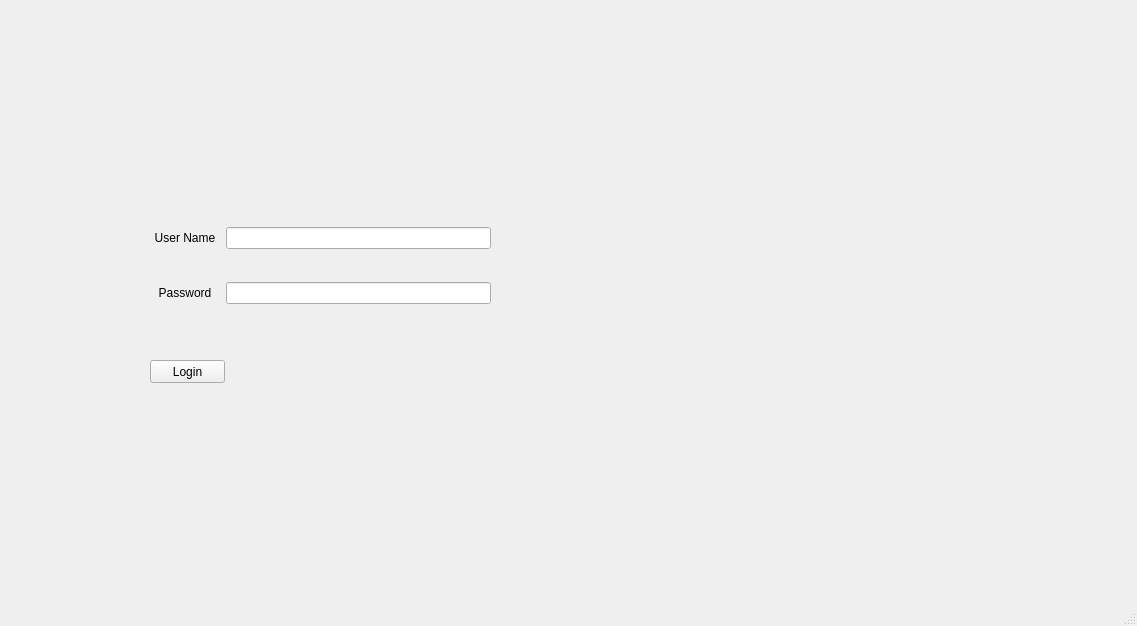
<?xml version="1.0" encoding="UTF-8"?>
<ui version="4.0">
 <class>MainWindow</class>
 <widget class="QMainWindow" name="MainWindow">
  <property name="geometry">
   <rect>
    <x>0</x>
    <y>0</y>
    <width>1137</width>
    <height>626</height>
   </rect>
  </property>
  <property name="windowTitle">
   <string>MainWindow</string>
  </property>
  <widget class="QWidget" name="centralwidget">
   <widget class="QPushButton" name="pushButton">
    <property name="geometry">
     <rect>
      <x>150</x>
      <y>360</y>
      <width>75</width>
      <height>23</height>
     </rect>
    </property>
    <property name="text">
     <string>Login</string>
    </property>
   </widget>
   <widget class="QWidget" name="">
    <property name="geometry">
     <rect>
      <x>150</x>
      <y>200</y>
      <width>341</width>
      <height>131</height>
     </rect>
    </property>
    <layout class="QVBoxLayout" name="verticalLayout">
     <item>
      <layout class="QHBoxLayout" name="horizontalLayout">
       <item>
        <widget class="QLabel" name="label">
         <property name="minimumSize">
          <size>
           <width>70</width>
           <height>0</height>
          </size>
         </property>
         <property name="text">
          <string>User Name</string>
         </property>
         <property name="alignment">
          <set>Qt::AlignCenter</set>
         </property>
        </widget>
       </item>
       <item>
        <widget class="QLineEdit" name="lineEdit"/>
       </item>
      </layout>
     </item>
     <item>
      <layout class="QHBoxLayout" name="horizontalLayout_2">
       <item>
        <widget class="QLabel" name="label_2">
         <property name="minimumSize">
          <size>
           <width>70</width>
           <height>0</height>
          </size>
         </property>
         <property name="text">
          <string>Password</string>
         </property>
         <property name="alignment">
          <set>Qt::AlignCenter</set>
         </property>
        </widget>
       </item>
       <item>
        <widget class="QLineEdit" name="lineEdit_2"/>
       </item>
      </layout>
     </item>
    </layout>
   </widget>
  </widget>
  <widget class="QStatusBar" name="statusbar"/>
  <widget class="QMenuBar" name="menubar">
   <property name="geometry">
    <rect>
     <x>0</x>
     <y>0</y>
     <width>1137</width>
     <height>21</height>
    </rect>
   </property>
  </widget>
 </widget>
 <resources/>
 <connections/>
</ui>
